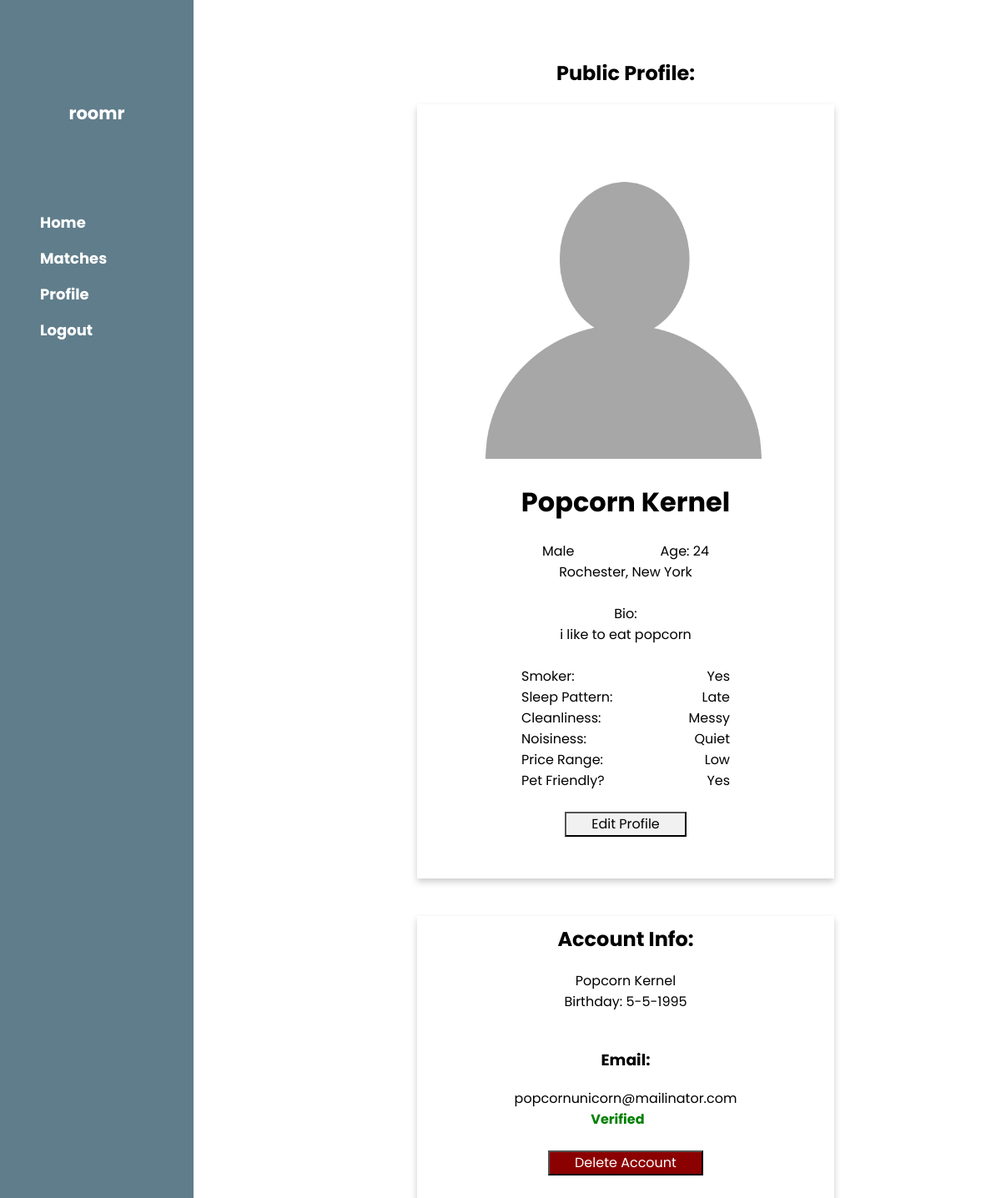
Screenshot of /user (signed in) with the database file from the repository.
### server.py (models this page shows, shortened)
class User(UserMixin, db.Model):
    __tablename__ = "Users"
    id = db.Column(db.Integer, primary_key=True, autoincrement=True)
    email = db.Column(db.String(64), unique=True, index=True, nullable=False)
    fname = db.Column(db.String(32), index=True, nullable=False)
    lname = db.Column(db.String(32), index=True, nullable=False)
    dob = db.Column(db.DateTime, index=True,nullable=False)
    password_hash = db.Column(db.String(128), nullable=False)
    confirmed = db.Column(db.Boolean(), default=False)
    profilePicture = db.Column(db.String(64), nullable=True)
    state = db.Column(db.String(32), index=True, nullable=False)
    city = db.Column(db.String(32), index=True, nullable=False)
    gender = db.Column(db.String(6), index=True, nullable=False)
    bio = db.Column(db.String(500), index=True, nullable=True)
    smoker = db.Column(db.String(3), index=True, nullable=False)
    sleep = db.Column(db.String(5), index=True, nullable=False)
    genderPreferences = db.Column(db.String(3), index=True, nullable=False)
    cleanliness = db.Column(db.String(5), index=True, nullable=False)
    price = db.Column(db.String(3), index=True, nullable=False)
    noiselevel = db.Column(db.String(7), index=True, nullable=False)
    petfriendly = db.Column(db.String(3), index=True, nullable=False)
    likes = db.relationship("User",
                        secondary=user_likes,
                        primaryjoin=(id==user_likes.c.user_id),
                        secondaryjoin=(id==user_likes.c.like_id),
                        backref='liked_by')
    dislikes = db.relationship("User",
                        secondary=user_dislikes,
                        primaryjoin=(id==user_dislikes.c.user_id),
                        secondaryjoin=(id==user_dislikes.c.dislike_id),
                        backref='disliked_by')
    matches = db.relationship("User",
                        secondary=user_matches,
                        primaryjoin=(id==user_matches.c.user_id),
                        secondaryjoin=(id==user_matches.c.match_id),
                        backref='matched_by')
    @property
    def password(self):
        raise AttributeError("password is write only")

### server.py (the view)
@app.route("/user", methods=["GET"])
@login_required
def user():
    return render_template("user.html")

### server.py (called while the page is built)
@login_manager.user_loader
def load_user(user_id):
    return User.query.get(int(user_id))

### templates/user.html (shortened to what this page needs)
<!DOCTYPE html>
<html>
    <head>
        <link rel="stylesheet" href="{{ url_for('static', filename='styles2.css')}}"/>
    </head>
    <body>
        <nav id="sidebar"><br>
            <div id="headercontainer">
                <h3 id="bartitle"><b>roomr</b></h3>
            </div>
            <div id="barlinks">
                    <a href="{{url_for('home')}}" id="baritem">Home</a>
                {% if current_user.is_authenticated %}
                    <a href="{{url_for('matches')}}" id="baritem" >Matches</a>
                    <a href="{{url_for('user')}}" id="baritem" >Profile</a>
                    <a href="{{url_for('logout')}}" id="baritem" >Logout</a>
                {% else %}
                    <a href="{{url_for('login')}}" id="baritem">Login</a>
                    <a href="{{url_for('signup')}}" id="baritem" >Signup</a>
                {% endif %}
                </div>
        </nav>
        <div class="content" >
            <br>
            <br>
            {% if current_user.is_authenticated %}
            <div style="padding-bottom:100px;">
                <h2 style="text-align: center;">Public Profile:</h2>
                <div class="profile">
                    <br>
                    <img src= "{{ current_user.profilePicture }}" alt = "Profile picture", style = "width:80%" >
                    <h1>{{ current_user.fname }} {{ current_user.lname }}</h1>
                    <div class="col1">
                        <span id = "quest"> {{current_user.gender.capitalize()}} </span>
                        <span id = "response">Age: {{ current_user.dob.today().year - current_user.dob.year }}</span>
                        <br>
                        <div>{{current_user.city}}, {{current_user.state}}</div>
                        <br>
                    </div>
                    <div id="bio"> Bio: <br> {{current_user.bio}} </div>
                    <br>
                    <div class="col2">
                        <div> <span id="quest">Smoker:</span> <span id="response">{{current_user.smoker.capitalize()}} </span></div> <br>
                        <div> <span id="quest">Sleep Pattern:</span> <span id="response">{{current_user.sleep.capitalize()}} </span></div> <br>
                        <div> <span id="quest">Cleanliness:</span> <span id="response">{{current_user.cleanliness.capitalize()}} </span></div> <br>
                        <div> <span id="quest">Noisiness:</span> <span id="response">{{current_user.noiselevel.capitalize()}} </span></div> <br>
                        <div> <span id="quest">Price Range:</span> <span id="response">{{current_user.price.capitalize()}} </span></div> <br>
                        <div> <span id="quest">Pet Friendly?</span> <span id="response">{{current_user.petfriendly.capitalize()}} </span></div> <br>
                    </div>
                    <br>
                    <form>
                        <button type="submit" class="homeButton" formaction="{{ url_for('editProfile')}}">Edit Profile</button>
                    </form>
                    <br>
                    <br>
                </div>
                <br>
                <div class="profile" style="width:500px;">
                    <h2 style="padding-top: 10px;">Account Info:</h2>
                    {{ current_user.fname }} {{ current_user.lname }} <br>
                    Birthday: {{ current_user.dob.month}}-{{ current_user.dob.day }}-{{ current_user.dob.year }} <br><br>
                    <h3>Email: </h3> {{ current_user.email }} <br>
                    {% if current_user.confirmed %}
                        <b style="color:green;">Verified</b> <img src="{{ url_for('static', filename='greencheck.png')}}" height="15" width="15"/>
                    {% else %}
                        <b>Not Verified</b> <img src="{{ url_for('static', filename='redx.png')}}" height="15" width="15"/>
                        <form>
                            <button type="submit" class="homeButton" formaction="{{ url_for('resendVerification')}}">Resend Confirmation Email</button>
                        </form>
                    {% endif %}
                    <br>
                    <br>
                    <form>
                        <button id="deleteButton" type="submit" class="homeButton" formaction="{{ url_for('Delete')}}">Delete Account</button>
                    </form>
                    <br>
                    <br>
                 </div>
            </div>
            {% endif %}
        </div>
    </body>
    </html>

### static/styles2.css (style rules this page uses)
body, h1, h2, h3, h4, h5 { font-family: "Poppins", sans-serif; }
body { font-size: 16px; margin: 0; }
.content { margin-left: 340px; margin-right: 40px; }
#sidebar { height: 100%; width: 200px; background-color: #fff; position: fixed !important; z-index: 1; overflow: auto; z-index: 3; font-weight: bold; color: #fff !important; background-color: #607d8b !important; top: 0; font-size: 18px !important; padding: 8px 16px !important; }
#headercontainer:after, #headercontainer:before { content: ""; display: table; clear: both; padding: 0.01em 16px; }
#bartitle { text-align: center; padding-top: 64px !important; padding-bottom: 64px !important; }
#barlinks { width: 100%; min-width: 100%; text-align: left; display: block; padding: 8px 16px; border: none; white-space: normal; float: none; outline: 0; }
#baritem { text-align: left; width: 100%; float: left; border: none; outline: 0; padding: 8px 16px; vertical-align: middle; overflow: hidden; text-decoration: none; color: inherit; background-color: inherit; cursor: pointer; white-space: nowrap; }
.profile { box-shadow: 0 4px 8px 0 rgba(0, 0, 0, 0.2); max-width: 500px; min-width: 400px; margin: auto; text-align: center; }
#bio { width: 75%; margin: auto; }
#quest { float: left; }
#response { float: right; }
.col1 { margin: auto; width: 40%; }
.col2 { margin: auto; width: 50%; }
.homeButton { background-color: #f1f1f1; color: rgb(0, 0, 0); cursor: pointer; display: inline-block; font-family: 'Poppins', sans-serif; font-size: 1rem; height: 30px; line-height: 20px; padding-left: 30px; padding-right: 30px; transition-duration: 0.3s; }
a:link { color:black; text-decoration: none; }
#deleteButton { background-color:#8B0000; color:white; }

### rows the page displays
User: profilePicture (picture), fname "Popcorn", lname "Kernel", gender "Male", city "Rochester", state "New York", bio "i like to eat popcorn", smoker "Yes", sleep "Late", cleanliness "Messy", noiselevel "Quiet", price "Low", petfriendly "Yes", dob.month "5", dob.day "5", dob.year "1995", email "popcornunicorn@mailinator.com"
